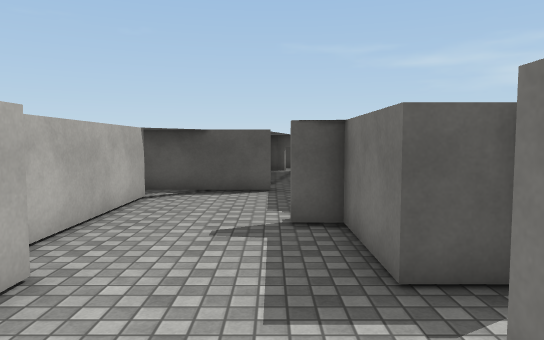
[1] (above)

18 first-person views from a walk through a scene from a Unity 3-D project. The camera is 1.5 m above the floor, tilts 4° down and sees 70° across. The floor is counted in squares, 1 m on a side. Each view is taken from the middle of a square. On the plan, view 1 faces up. The plan holds only what a view shows up to about 17 squares ahead; the rest is blank. The place goes on beyond the plan. Surface patterns are stand-ins for the level's own textures.

[2]
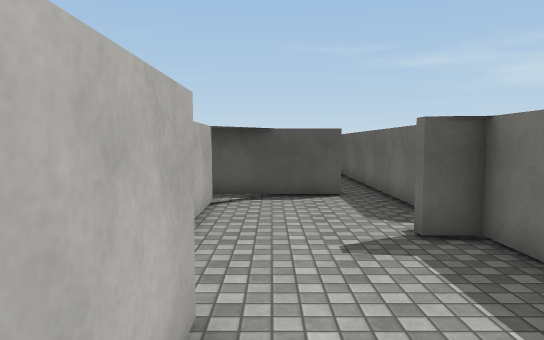

[3]
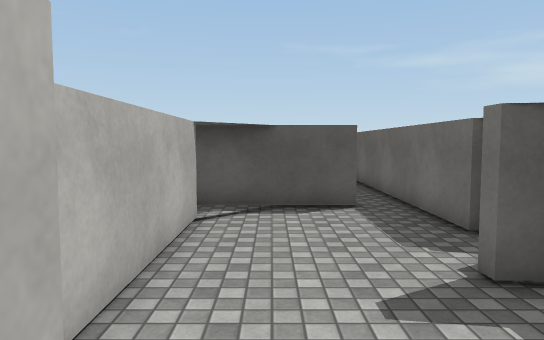

[4]
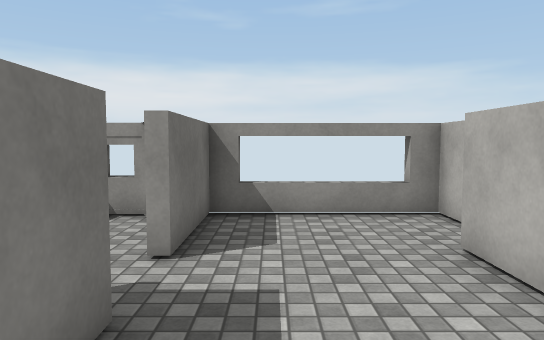

[5]
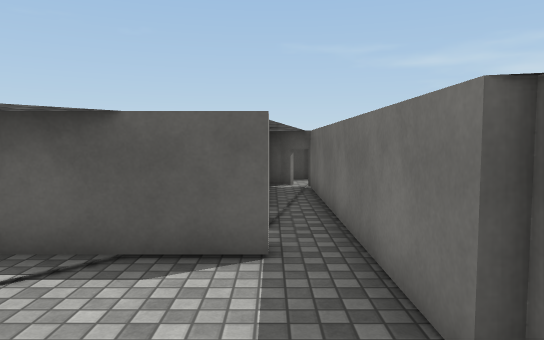

[6]
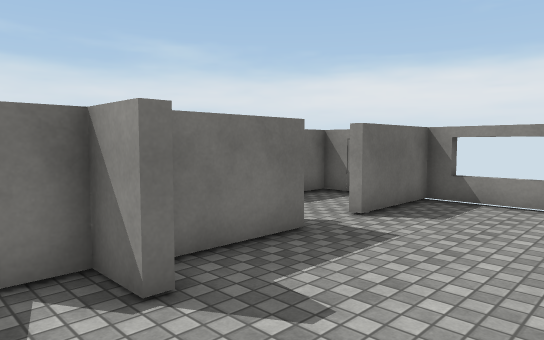

[7]
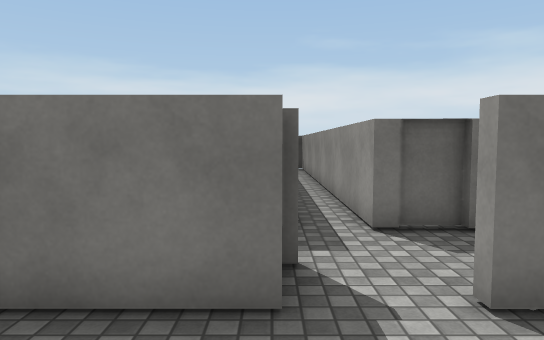

[8]
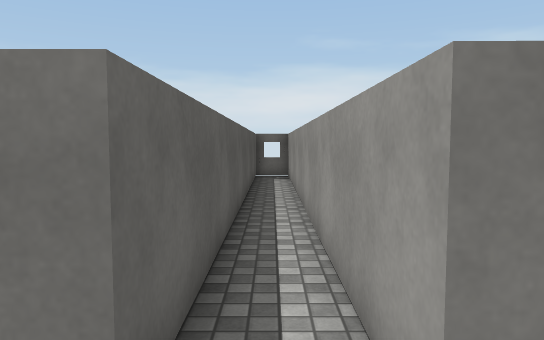

[9]
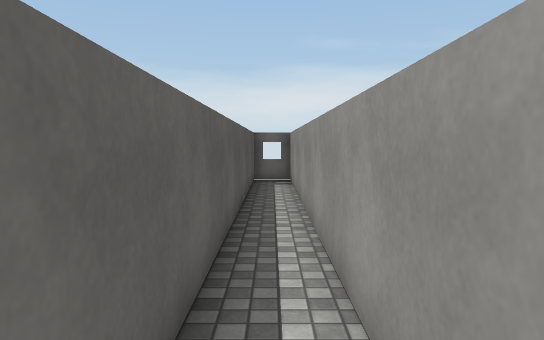

[10]
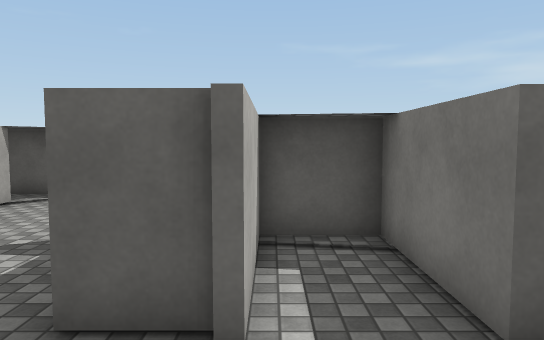

[11]
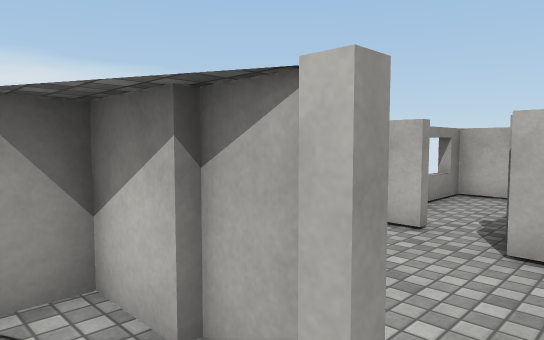

[12]
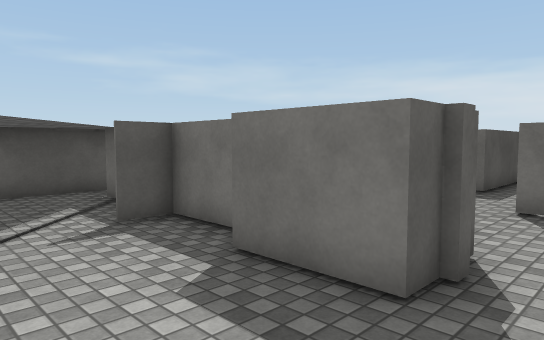

[13]
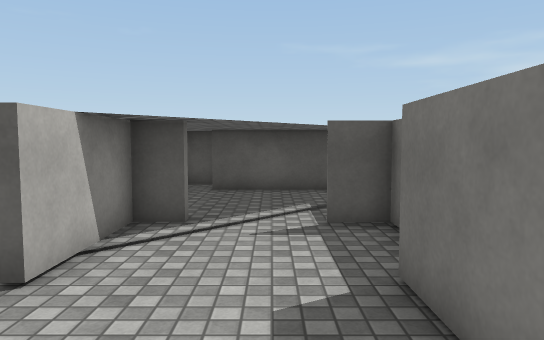

[14]
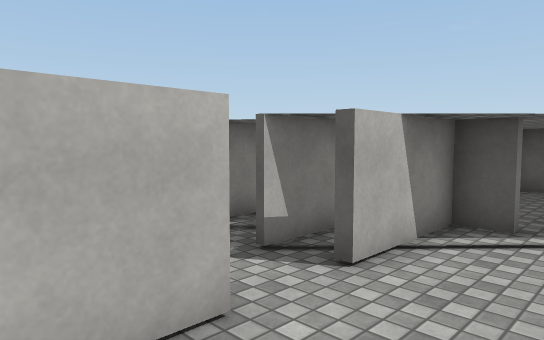

[15]
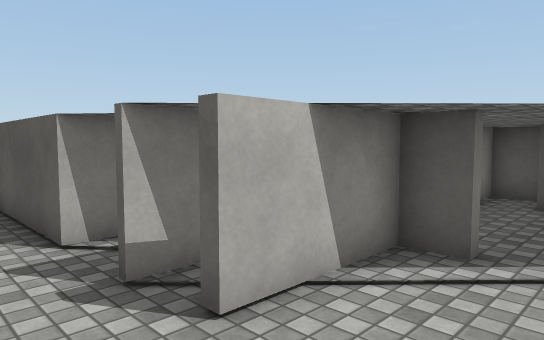

[16]
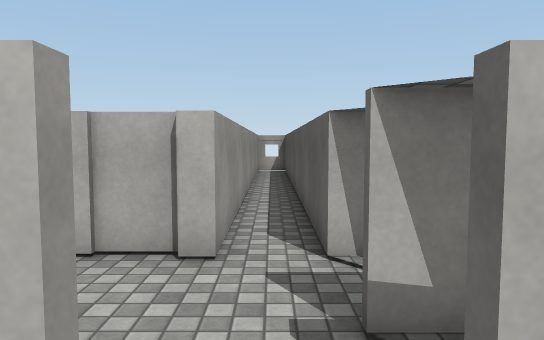

[17]
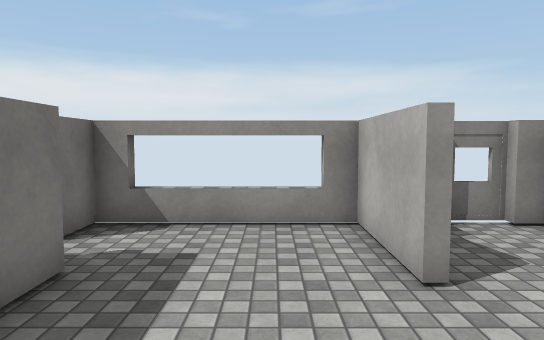

[18]
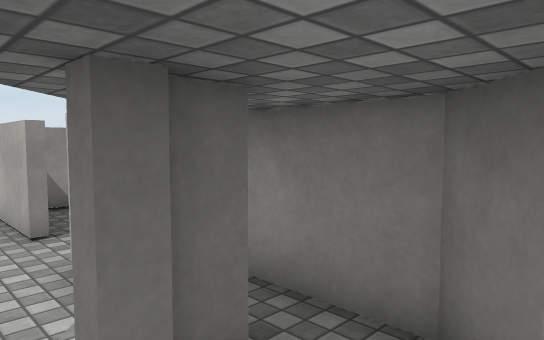

### Floor plan
Points are (right, up) in squares from view 1. A wall is a line through its corners. A room is listed if a view was taken in it or the views show most of it. See-through windows are left out.
Room 1 (views 1, 2, 3, 4, 5, 6, 7)
walls: (0.2, 7.4) (1.6, 7.4) (1.6, 8.2); (-2.6, 4.3) (-2.6, 1.6); (1.3, 3.9) (1.3, 7) (0.3, 7); (1.3, 9.2) (1.3, 12.6); (-3.5, 10.6) (-3.5, 5.4); (0, 12) (-3.5, 12); (-3.5, 0.1) (-3.5, -1) (1.3, -1) (1.3, 2.1)
ways out: opening at (1, 3) to room 2; opening at (-4, 1) to room 3; opening at (-4, 11) to room 3; opening at (0.5, 12)
Room 2 (views 8, 9, 10, 11)
walls: (4.7, 0.6) (4.7, 2.3) (14.4, 2.3); (2.6, 3.9) (1.3, 3.9); (3.5, -1) (4.5, -1) (4.5, 0.1); (2.8, 6.6) (2.8, 3.6); (14.4, 3.7) (4.7, 3.7) (4.7, 7) (2.8, 7); (2.6, -1) (3.4, -1); (2.5, -0.9) (3.4, -0.9); (1.4, 1.6) (1.4, 0.6); (1.6, 0.8) (1.6, -0.9) (2.4, -0.9); (14.9, 2.3) (15.4, 2.3); (16.5, 2.3) (17.2, 2.3); (17.9, 3.7) (14.9, 3.7); (18.8, 3.7) (18.3, 3.7)
ways out: opening at (1, 3) to room 1
Room 3 (views 12, 13, 14, 15, 16, 17, 18)
walls: (-7.5, 7) (-8.6, 7) (-8.6, 3.9); (-3.8, 5.1) (-3.8, 7) (-5, 7); (-8, 7.4) (-7.5, 7.4); (-8.8, 7.2) (-8, 7.2); (-9.1, 8.7) (-9.9, 7.9) (-9.9, 5.6); (-3.8, 9.9) (-3.8, 10.6); (-8.6, 2.1) (-8.6, -1) (-3.8, -1) (-3.8, 0.1) (-3.5, 0.1); (-3.8, 1.6) (-4.6, 1.6) (-4.6, 4.2); (-3.4, 1.4) (-3.9, 1.4); (-3.5, 12) (-7.9, 12)
ways out: opening at (-4, 1) to room 1; opening at (-4, 11) to room 1; opening at (-9, 3) to room 4; gap at (-8, 12)
Room 4 (no view inside)
walls: (-12.1, 1.8) (-12.1, 0.6); (-11.9, 4.6) (-11.9, 3.7) (-13.5, 3.7); (-13.5, 2.3) (-11.9, 2.3) (-11.9, 1.8); (-11.9, 5.5) (-11.9, 4.8); (-10.1, -1) (-9.6, -1); (-12, -1) (-11.2, -1); (-11.4, -1.2) (-10.4, -1.2)
ways out: opening at (-9, 3) to room 3

Positions as (right, up) in squares from view 1, and headings:
1: (0, 0), facing up
2: (-2, 1), facing up
3: (-2, 3), facing up
4: (0, 7), facing down
5: (0, 7), facing up
6: (-3, 9), facing down-right
7: (-2, 4), facing right
8: (3, 3), facing right
9: (5, 3), facing right
10: (3, 1), facing up
11: (3, 3), facing down-left
12: (-8, 0), facing up-right
13: (-6, 0), facing up
14: (-6, 0), facing up-left
15: (-6, 2), facing up-left
16: (-7, 3), facing left
17: (-7, 6), facing down
18: (-7, 9), facing down-left
